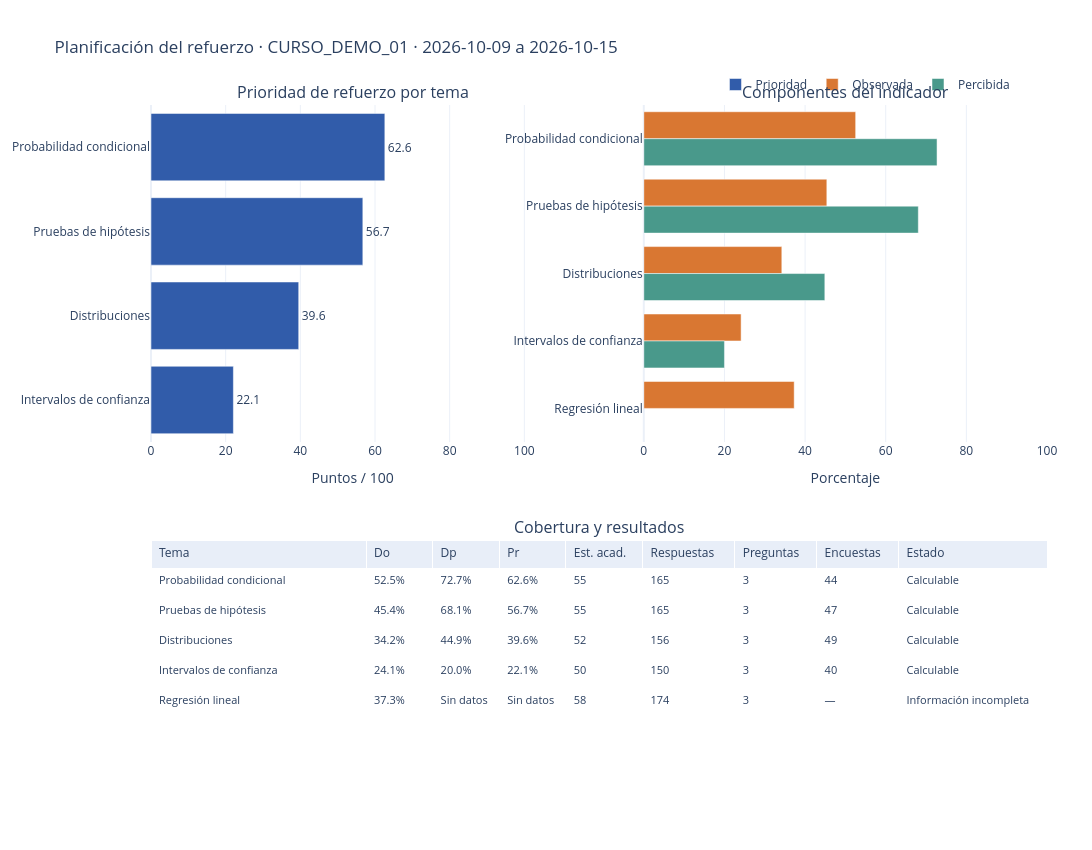

Write notebook code for a chart like this one.
### Markdown cell above
## 4. Vista tipo tablero para el ayudante

Propuesta funcional para una pantalla de planificación: **ranking de prioridad**, comparación de sus dos componentes y **tabla con cobertura**. La fila «Información incompleta» permanece visible y no recibe un valor inventado. El ayudante revisaría los primeros temas junto con los tamaños de muestra y elegiría contenidos y ejercicios para la próxima sesión. El tablero no impone un umbral ni toma la decisión por él.

Esta composición corresponde a la primera pantalla del wireframe de Fase 3. El HTML generado permite abrir el tablero sin ejecutar Python. La aplicación Streamlit del repositorio demuestra la acción de planificar y registrar seguimiento.

### Code cell
def formato_pct(valor):
    return "Sin datos" if pd.isna(valor) else f"{valor:.1f}%"

orden = resumen["tema"].tolist()
prioridad = resumen.dropna(subset=["prioridad_refuerzo"])
fig = make_subplots(
    rows=2, cols=2,
    specs=[[{"type": "xy"}, {"type": "xy"}], [{"type": "table", "colspan": 2}, None]],
    subplot_titles=("Prioridad de refuerzo por tema", "Componentes del indicador", "Cobertura y resultados"),
    row_heights=[0.56, 0.44], vertical_spacing=0.14,
)
fig.add_trace(go.Bar(
    x=prioridad["prioridad_refuerzo"], y=prioridad["tema"], orientation="h",
    name="Prioridad", marker_color="#315caa",
    text=prioridad["prioridad_refuerzo"].map(lambda x: f"{x:.1f}"), textposition="outside",
    hovertemplate="%{y}<br>Prioridad: %{x:.1f}/100<extra></extra>",
), row=1, col=1)
for columna, etiqueta, color in [
    ("dificultad_observada", "Observada", "#d97732"),
    ("dificultad_percibida_pct", "Percibida", "#49998b"),
]:
    fig.add_trace(go.Bar(
        x=resumen[columna], y=resumen["tema"], orientation="h",
        name=etiqueta, marker_color=color,
        hovertemplate=f"%{{y}}<br>{etiqueta}: %{{x:.1f}}%<extra></extra>",
    ), row=1, col=2)

columnas_tabla = [
    ("Tema", resumen["tema"].tolist()),
    ("Do", [formato_pct(x) for x in resumen["dificultad_observada"]]),
    ("Dp", [formato_pct(x) for x in resumen["dificultad_percibida_pct"]]),
    ("Pr", [formato_pct(x) for x in resumen["prioridad_refuerzo"]]),
    ("Est. acad.", ["—" if pd.isna(x) else str(int(x)) for x in resumen["n_estudiantes_academicos"]]),
    ("Respuestas", ["—" if pd.isna(x) else str(int(x)) for x in resumen["n_respuestas_evaluadas"]]),
    ("Preguntas", ["—" if pd.isna(x) else str(int(x)) for x in resumen["n_preguntas_distintas"]]),
    ("Encuestas", ["—" if pd.isna(x) else str(int(x)) for x in resumen["n_estudiantes_encuesta"]]),
    ("Estado", resumen["estado"].tolist()),
]
fig.add_trace(go.Table(
    columnwidth=[210, 65, 65, 65, 75, 90, 80, 80, 145],
    header=dict(values=[c[0] for c in columnas_tabla], fill_color="#e8eef8", align="left", font=dict(size=12)),
    cells=dict(values=[c[1] for c in columnas_tabla], fill_color="white", align="left", height=30, font=dict(size=11)),
), row=2, col=1)
fig.update_layout(
    title=f"Planificación del refuerzo · {CURSO_ID} · {INICIO} a {FIN}",
    width=1450, height=850, barmode="group", template="plotly_white",
    legend=dict(orientation="h", y=1.05, x=0.63), margin=dict(l=90, r=45, t=105, b=45),
)
fig.update_xaxes(range=[0, 108], title_text="Puntos / 100", row=1, col=1)
fig.update_xaxes(range=[0, 100], title_text="Porcentaje", row=1, col=2)
fig.update_yaxes(autorange="reversed", row=1, col=1)
fig.update_yaxes(autorange="reversed", row=1, col=2)
fig.show()
fig.write_html("tablero_prueba_concepto.html", include_plotlyjs=True, full_html=True)
print("Tablero guardado en tablero_prueba_concepto.html")

### Figure 1 — Plotly figure (JSON) as saved in the notebook; plotly's stock layout.template omitted (floating-point values rounded to 4 significant figures)
{"data": [{"hovertemplate": "%{y}<br>Prioridad: %{x:.1f}/100<extra></extra>", "marker": {"color": "#315caa"}, "name": "Prioridad", "orientation": "h", "text": ["62.6", "56.7", "39.6", "22.1"], "textposition": "outside", "type": "bar", "x": [62.64, 56.74, 39.56, 22.07], "xaxis": "x", "y": ["Probabilidad condicional", "Pruebas de hipótesis", "Distribuciones", "Intervalos de confianza"], "yaxis": "y"}, {"hovertemplate": "%{y}<br>Observada: %{x:.1f}%<extra></extra>", "marker": {"color": "#d97732"}, "name": "Observada", "orientation": "h", "type": "bar", "x": [52.55, 45.39, 34.23, 24.13, 37.3], "xaxis": "x2", "y": ["Probabilidad condicional", "Pruebas de hipótesis", "Distribuciones", "Intervalos de confianza", "Regresión lineal"], "yaxis": "y2"}, {"hovertemplate": "%{y}<br>Percibida: %{x:.1f}%<extra></extra>", "marker": {"color": "#49998b"}, "name": "Percibida", "orientation": "h", "type": "bar", "x": [72.73, 68.09, 44.9, 20.0, NaN], "xaxis": "x2", "y": ["Probabilidad condicional", "Pruebas de hipótesis", "Distribuciones", "Intervalos de confianza", "Regresión lineal"], "yaxis": "y2"}, {"cells": {"align": "left", "fill": {"color": "white"}, "font": {"size": 11}, "height": 30, "values": [["Probabilidad condicional", "Pruebas de hipótesis", "Distribuciones", "Intervalos de confianza", "Regresión lineal"], ["52.5%", "45.4%", "34.2%", "24.1%", "37.3%"], ["72.7%", "68.1%", "44.9%", "20.0%", "Sin datos"], ["62.6%", "56.7%", "39.6%", "22.1%", "Sin datos"], ["55", "55", "52", "50", "58"], ["165", "165", "156", "150", "174"], ["3", "3", "3", "3", "3"], ["44", "47", "49", "40", "—"], ["Calculable", "Calculable", "Calculable", "Calculable", "Información incompleta"]]}, "columnwidth": [210, 65, 65, 65, 75, 90, 80, 80, 145], "domain": {"x": [0.0, 1.0], "y": [0.0, 0.3784]}, "header": {"align": "left", "fill": {"color": "#e8eef8"}, "font": {"size": 12}, "values": ["Tema", "Do", "Dp", "Pr", "Est. acad.", "Respuestas", "Preguntas", "Encuestas", "Estado"]}, "type": "table"}], "layout": {"annotations": [{"font": {"size": 16}, "showarrow": false, "text": "Prioridad de refuerzo por tema", "x": 0.225, "xanchor": "center", "xref": "paper", "y": 1.0, "yanchor": "bottom", "yref": "paper"}, {"font": {"size": 16}, "showarrow": false, "text": "Componentes del indicador", "x": 0.775, "xanchor": "center", "xref": "paper", "y": 1.0, "yanchor": "bottom", "yref": "paper"}, {"font": {"size": 16}, "showarrow": false, "text": "Cobertura y resultados", "x": 0.5, "xanchor": "center", "xref": "paper", "y": 0.3784, "yanchor": "bottom", "yref": "paper"}], "barmode": "group", "height": 850, "legend": {"orientation": "h", "x": 0.63, "y": 1.05}, "margin": {"b": 45, "l": 90, "r": 45, "t": 105}, "title": {"text": "Planificación del refuerzo · CURSO_DEMO_01 · 2026-10-09 a 2026-10-15"}, "width": 1450, "xaxis": {"anchor": "y", "domain": [0.0, 0.45], "range": [0, 108], "title": {"text": "Puntos / 100"}}, "xaxis2": {"anchor": "y2", "domain": [0.55, 1.0], "range": [0, 100], "title": {"text": "Porcentaje"}}, "yaxis": {"anchor": "x", "autorange": "reversed", "domain": [0.5184, 1.0]}, "yaxis2": {"anchor": "x2", "autorange": "reversed", "domain": [0.5184, 1.0]}}}
